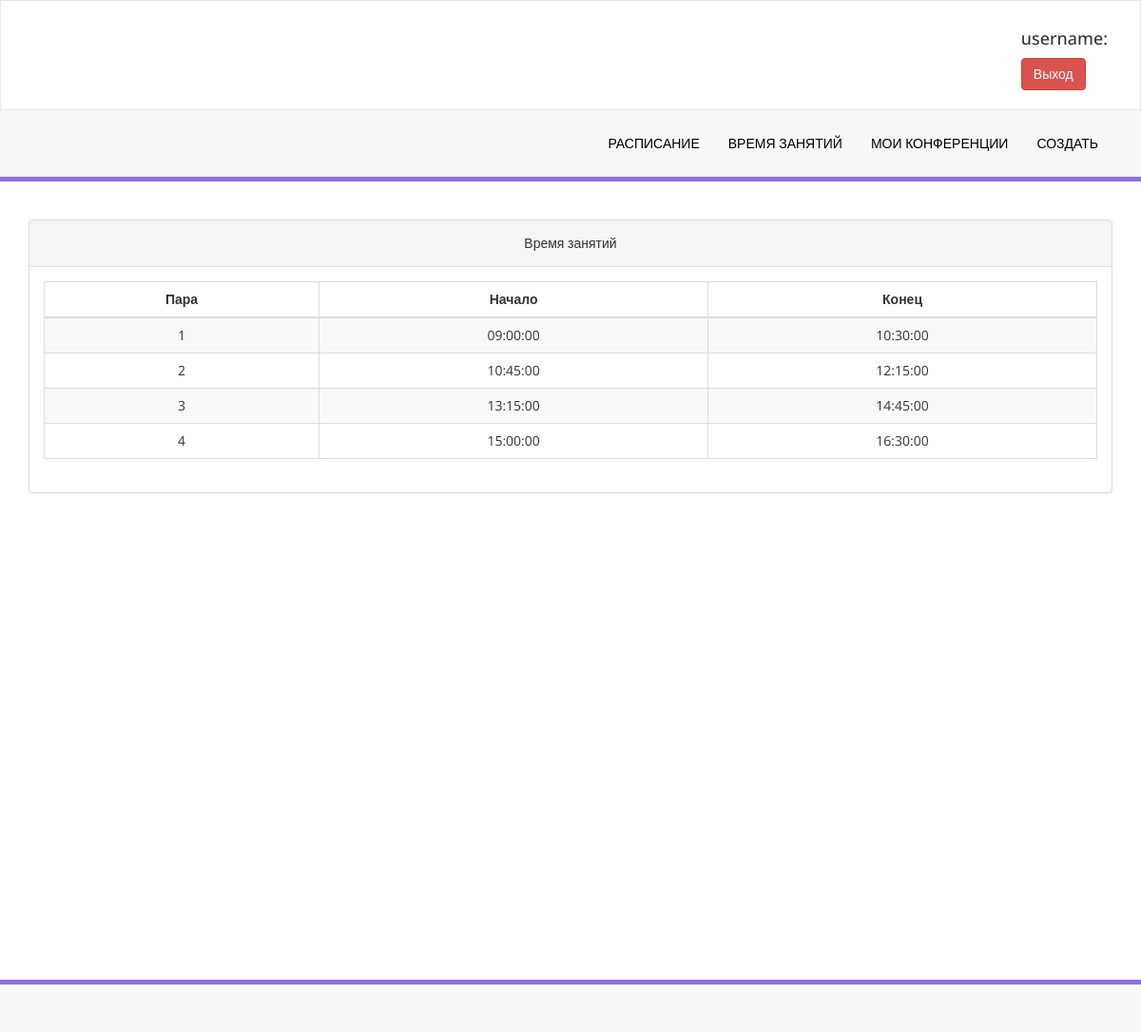
Before: /time/ with the older database file.
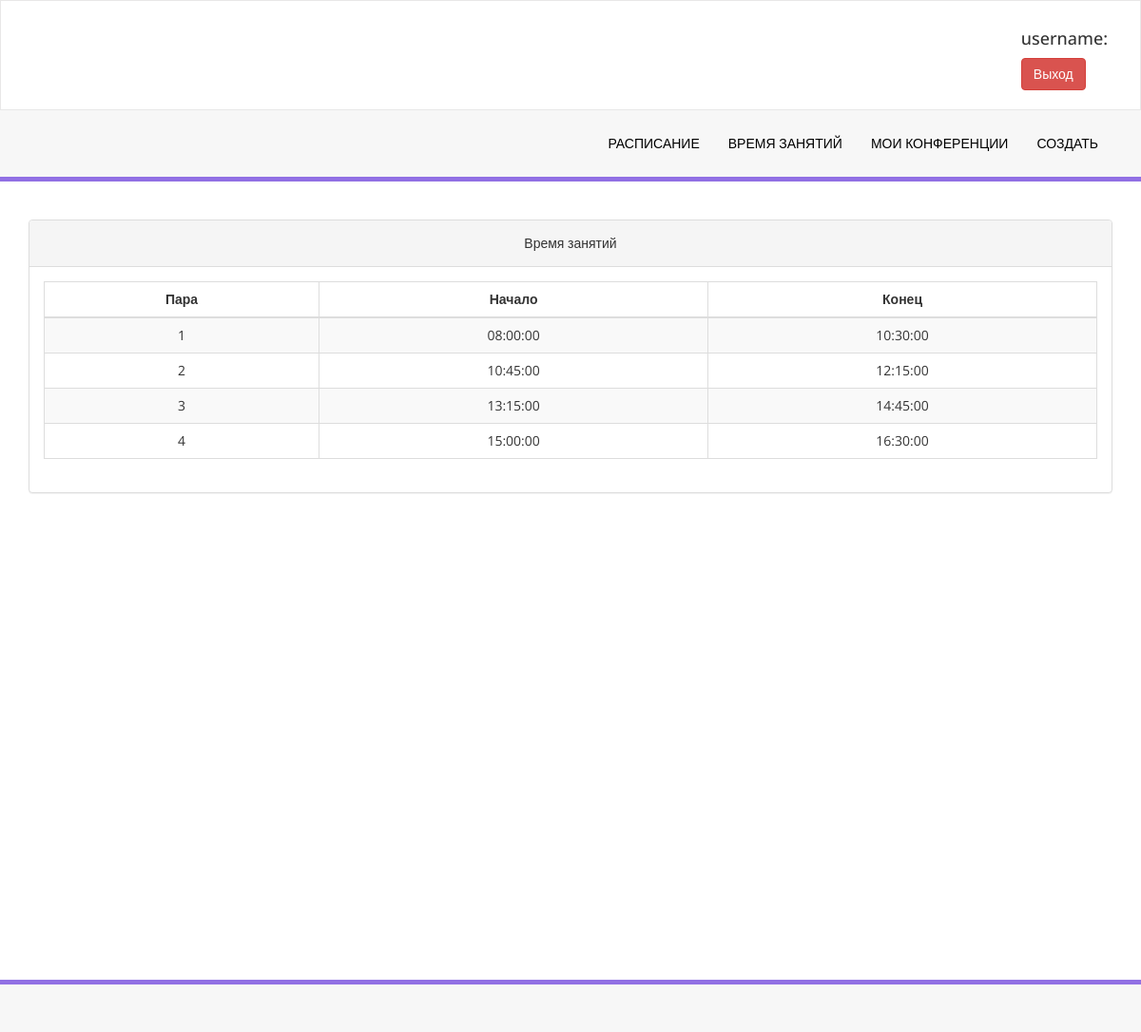
After: the same page with the newer database file.
### meeting/models.py (models this page shows)
class LessonTime(models.Model):
    number = models.IntegerField(validators=[MaxValueValidator(10), MinValueValidator(1)], unique=True)
    start = models.TimeField()
    end = models.TimeField()

### meeting/views.py (the view)
# urls.py: path('time/', views.LessonsTimeView.as_view(), name='time'),
class LessonsTimeView(generic.ListView):
    template_name = 'lessons_time.html'
    model = LessonTime
    ordering = "number"

### templates/lessons_time.html (shortened to what this page needs)
{% extends 'base.html' %}
{% block content %}
    <div class="row">
    <div class="col-md-12">
                    <div class="panel panel-default">
                        <div class="panel-heading text-center">
                            Время занятий
                        </div>
                        <div class="panel-body">
                            <div class="table-responsive">
                                <table class="table table-striped table-bordered table-hover">
                                    <thead>
                                        <tr>
                                            <th>Пара</th>
                                            <th>Начало</th>
                                            <th>Конец</th>
                                        </tr>
                                    </thead>
                                    <tbody>
                                    {% for time in lessontime_list %}
                                        <tr>
                                            <td>{{ time.number }}</td>
                                            <td>{{ time.start.isoformat }}</td>
                                            <td>{{ time.end.isoformat }}</td>
                                        </tr>
                                        {% endfor %}
                                    </tbody>
                                </table>
                            </div>
                        </div>
                    </div>
                </div>
    </div>
{% endblock %}

### templates/base.html (shortened to what this page needs)
{% load static %}
<!DOCTYPE html>
<html>
<head>
    <link href="{% static 'css/bootstrap.css' %}" rel="stylesheet"/>
    <link href="{% static 'css/font-awesome.css' %}" rel="stylesheet"/>
    <link href="{% static 'css/style.css' %}" rel="stylesheet"/>
    <link href="{% static 'js/dataTables/dataTables.bootstrap.css' %}" rel="stylesheet" />
</head>
<body>
<div class="navbar navbar-inverse set-radius-zero">
    <div class="container">
    <div class="row">
        <div class="pull-right right-div">
            <h4> username: {{ request.user.username }} </h4>
            <a href="{% url 'meeting:logout' %}" class="btn btn-danger">Выход</a>
        </div>
    </div>
    </div>
</div>
<section class="menu-section">
    <div class="container">
        <div class="row ">
            <div class="col-md-12">
                <div class="navbar-collapse collapse ">
                    <ul id="menu-top" class="nav navbar-nav navbar-right">
                        <li><a id="nav-stream" href="{% url "meeting:calendar" %}" class="">Расписание</a></li>
                        <li><a id="nav-subs" href="{% url "meeting:time" %}">Время занятий</a></li>
                        <li><a id="nav-mystreams" href="#">Мои конференции</a></li>
                        <li><a id="nav-create" href="#">Создать</a></li>
                    </ul>
                </div>
            </div>
        </div>
    </div>
</section>
<div class="content-wrapper">
    <div class="container">
        {% block content %}
        {% endblock %}
    </div>
</div>
<section class="footer-section">
</section>
</body>
</html>

### static/css/style.css (style rules this page uses)
.set-radius-zero { border-radius:0px; -moz-border-radius:0px; -webkit-border-radius:0px; }
.content-wrapper { margin-top: 40px; min-height:800px; padding-bottom:90px; }
.right-div { float: right; padding: 20px; }
#menu-top a { color:#000; text-decoration:none; font-weight:500; padding: 25px 15px 25px 15px; text-transform:uppercase; }
.menu-section { background-color: #f7f7f7; border-bottom:5px solid #9170E4; width:100% }
.navbar-inverse { background-color: #FFF; border-color: rgba(155, 153, 153, 0.23); }
.navbar { min-height: 90px; margin-bottom: 0px; }
.footer-section { padding:25px 50px 25px 50px; color:#000; font-size:13px; background-color: #f7f7f7; text-align:right; border-top:5px solid #9170E4; }

### templates/lessons_time.html (style rules this page uses)
th, td { text-align: center; }

Changed rows visible on the page:
changed LessonTime (number 1 of 4 on the later page): start "09:00:00" → "08:00:00"
